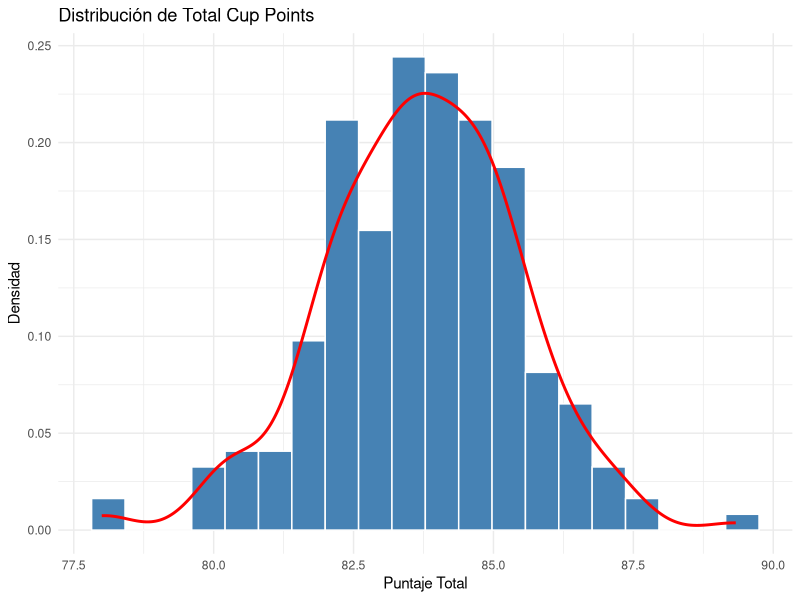
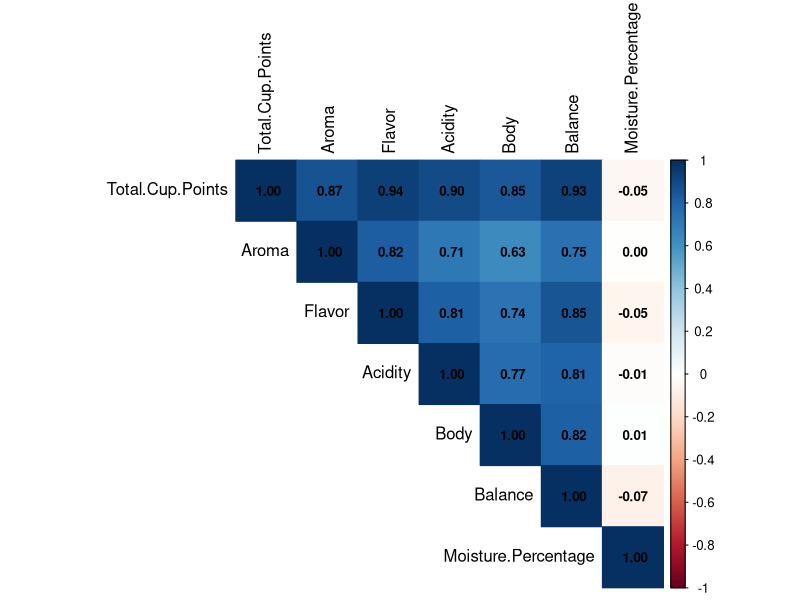
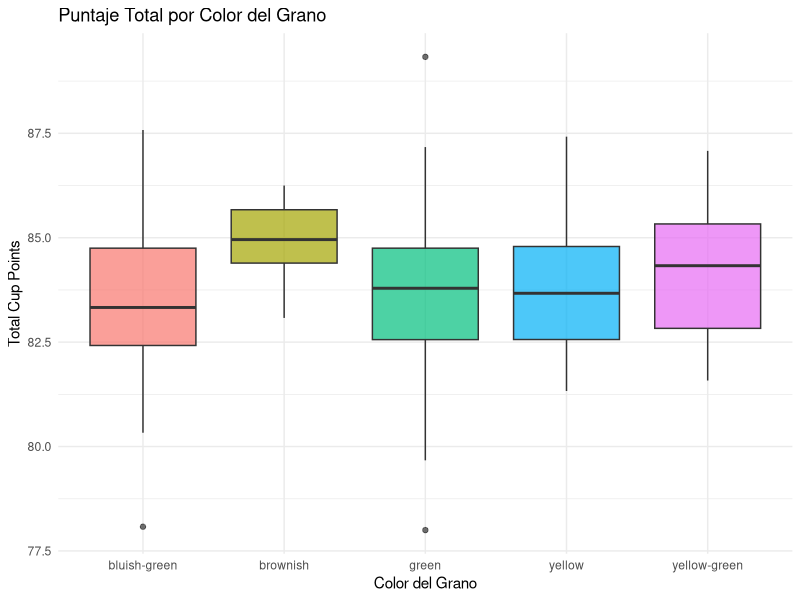
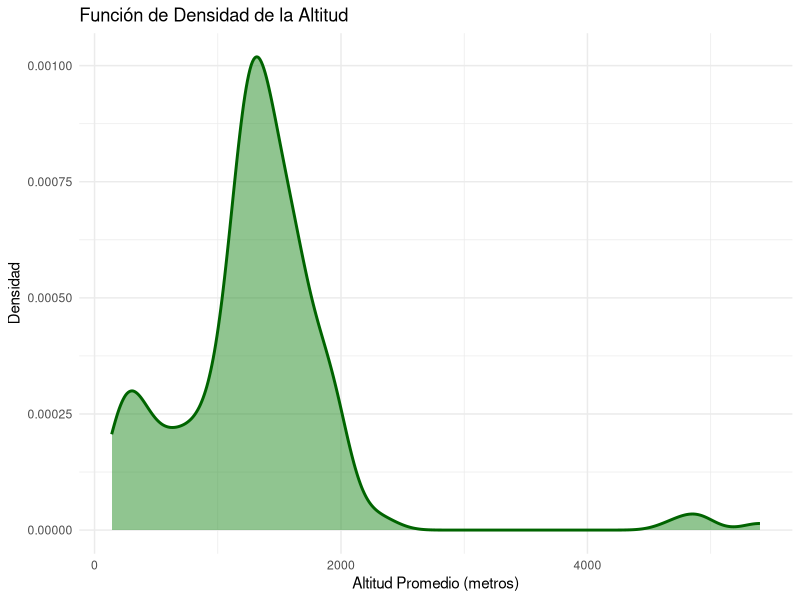
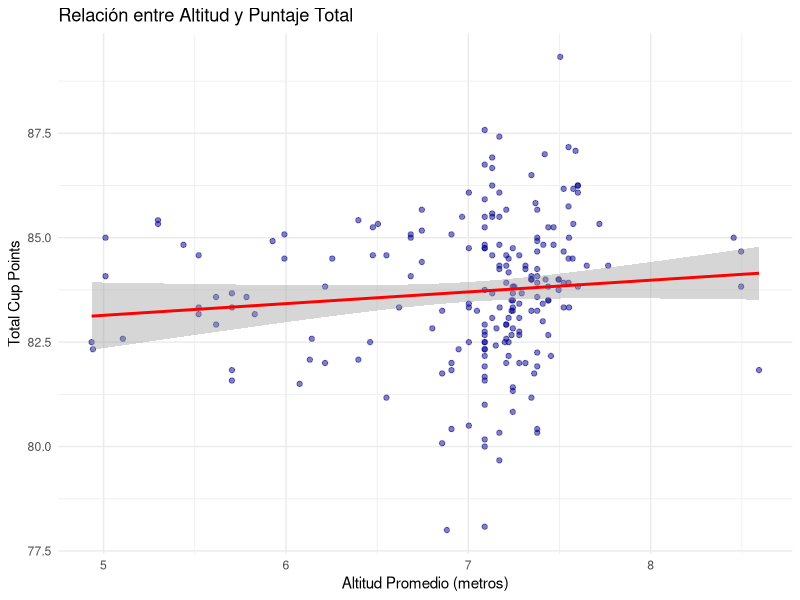
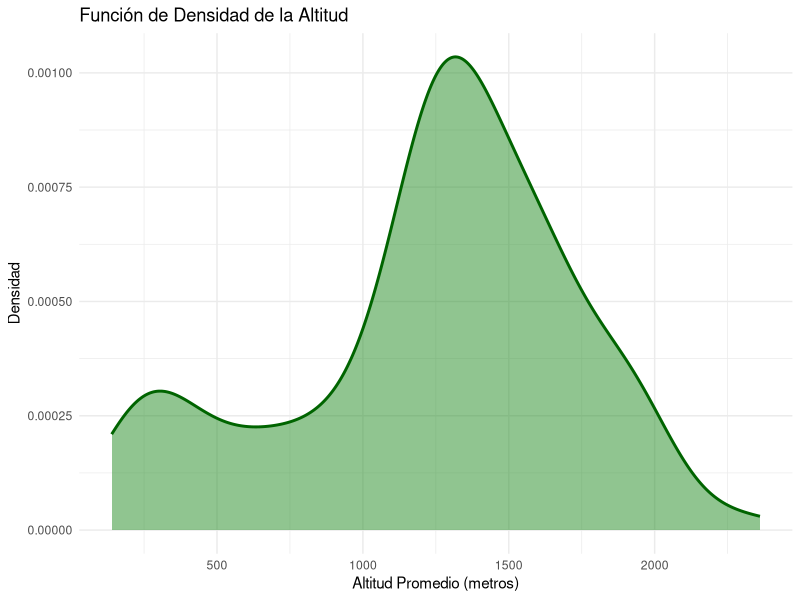
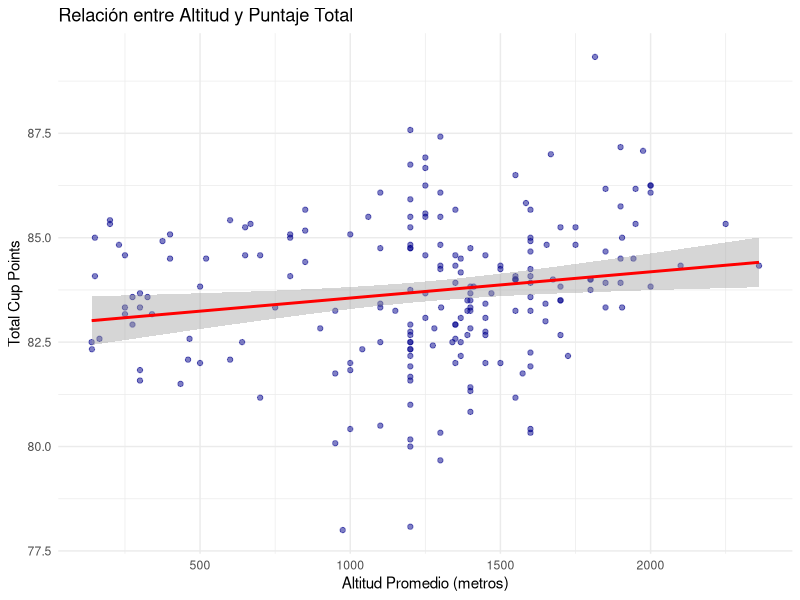
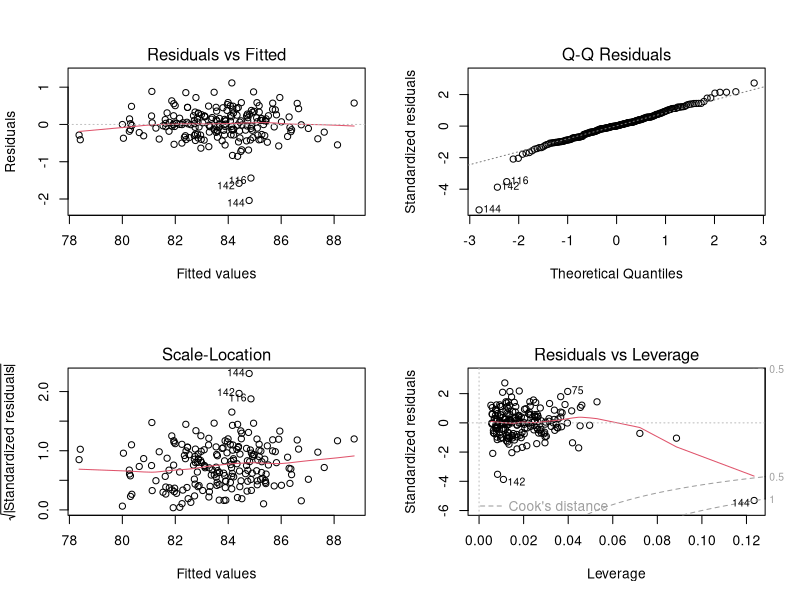

Write R code to recreate these figures, in order.
library(tidyverse)
library(ggplot2)
library(corrplot)


ICO = read.csv("data/ICO_norm.csv")

ICO %>%
  select(Total.Cup.Points, Aroma, Flavor, Acidity, Body, Moisture.Percentage, Altitude_Promedio) %>%
  summary()

ggplot(ICO, aes(x = Total.Cup.Points)) +
  geom_histogram(aes(y = ..density..), bins = 20, fill = "steelblue", color = "white") +
  geom_density(color = "red", size = 1) +
  theme_minimal() +
  labs(title = "Distribución de Total Cup Points",
       x = "Puntaje Total", y = "Densidad")
##Grafico de dispersión de Total Cup Points


# Filtramos solo las columnas numéricas que te interesan
variables_num <- ICO %>% 
  select(Total.Cup.Points, Aroma, Flavor, Acidity, Body, Balance, Moisture.Percentage)
# Calculamos la matriz de correlación
matriz_cor <- cor(variables_num)
# Graficamos
corrplot(matriz_cor, method = "color", type = "upper", 
         addCoef.col = "black", tl.col = "black", number.cex = 0.8)
##Grafico de correlaciones entre variables numéricas


ggplot(ICO, aes(x = Color_Clean, y = Total.Cup.Points, fill = Color_Clean)) +
  geom_boxplot(alpha = 0.7) +
  theme_minimal() +
  labs(title = "Puntaje Total por Color del Grano",
       x = "Color del Grano", y = "Total Cup Points") +
  theme(legend.position = "none")
##Grafico de cajas de Total Cup Points por Color del Grano


ggplot(ICO, aes(x = Altitude_Promedio)) +
  geom_density(fill = "forestgreen", alpha = 0.5, color = "darkgreen", size = 1) +
  theme_minimal() +
  labs(title = "Función de Densidad de la Altitud",
       x = "Altitud Promedio (metros)", 
       y = "Densidad")
##Grafico de densidad de Altitude_Promedio


ggplot(ICO, aes(x = log(Altitude_Promedio), y = Total.Cup.Points)) +
  geom_point(color = "darkblue", alpha = 0.5) +
  geom_smooth(method = "lm", color = "red", se = TRUE) + # Agrega la recta de regresión
  theme_minimal() +
  labs(title = "Relación entre Altitud y Puntaje Total",
       x = "Altitud Promedio (metros)", 
       y = "Total Cup Points")
##Grafico de dispersión de Altitude_Promedio vs Total.Cup.Points con recta de regresión




##Correcion de valores atipicos en la columna Altitude_Promedio
ICO_modelo <- ICO %>%
  filter(Altitude_Promedio < 4000)
##Mismos graficos pero sin outliers

ggplot(ICO_modelo, aes(x = Altitude_Promedio)) +
  geom_density(fill = "forestgreen", alpha = 0.5, color = "darkgreen", size = 1) +
  theme_minimal() +
  labs(title = "Función de Densidad de la Altitud",
       x = "Altitud Promedio (metros)", 
       y = "Densidad")
##Grafico de densidad de Altitude_Promedio


ggplot(ICO_modelo, aes(x = Altitude_Promedio, y = Total.Cup.Points)) +
  geom_point(color = "darkblue", alpha = 0.5) +
  geom_smooth(method = "lm", color = "red", se = TRUE) + # Agrega la recta de regresión
  theme_minimal() +
  labs(title = "Relación entre Altitud y Puntaje Total",
       x = "Altitud Promedio (metros)", 
       y = "Total Cup Points")
##Grafico de dispersión de Altitude_Promedio vs Total.Cup.Points con recta de regresión


##Otro modelo.
modelo_lineal <- lm(Total.Cup.Points ~ Flavor + Balance + Altitude_Promedio, data = ICO_modelo)

# 2. Imprimimos el resumen estadístico
summary(modelo_lineal)


par(mfrow = c(2, 2))
# Graficamos el modelo
plot(modelo_lineal)
# Restauramos la pantalla a su estado normal
par(mfrow = c(1, 1))
##Valores residuales y diagnostico del modelo lineal
